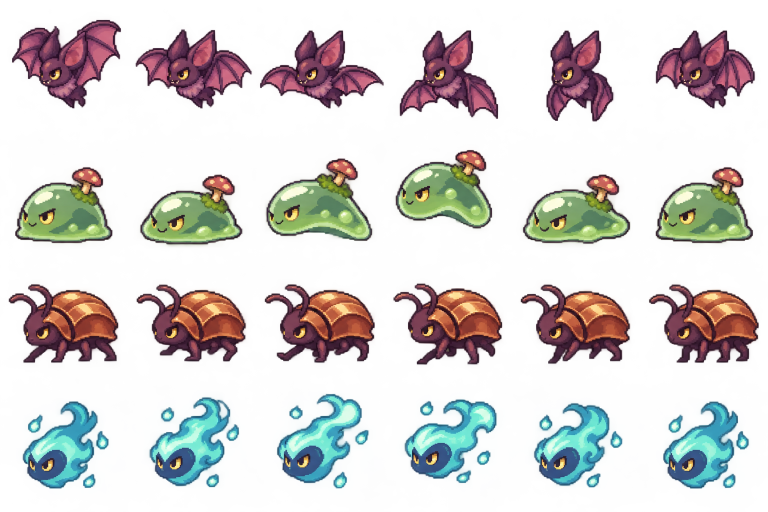
#> input picture assets/woodland-creatures.png, 1536 x 1024 px (shown at 1/2 size)
$ python register_creatures.py
#> lines starting #> are read from the running program, lines starting #| are printed output that depends on the picture; after the words box and inside, x2 and y2 are one past the last pixel; in counts of white or black regions, pixels touching at a corner belong together
"""Read-only registration of the 24-pose creature atlas. Never rewrites art."""
import hashlib,json
from pathlib import Path
import numpy as np
from PIL import Image
ROOT=Path(__file__).resolve().parents[1]
path=ROOT/'assets/woodland-creatures.png'
a=np.array(Image.open(path).convert('RGBA'));assert a.shape==(1024,1536,4)
#> further down, a is the input picture: shape (1024, 1536, 4); mean R, G, B, A 92.2, 87.6, 90.1, 74.2
scales=[.37,.29,.32,.34];names=['bat','slime','beetle','wisp'];frames=[]
for row in range(4):
 poses=[]
 for col in range(6):
  q=a[row*256:(row+1)*256,col*256:(col+1)*256].astype(float)
  mask=q[:,:,3]>=32;yy,xx=np.indices(mask.shape);ys,xs=np.where(mask)
  bounds=[int(xs.min()),int(ys.min()),int(xs.max()+1),int(ys.max()+1)]
  gold=(q[:,:,3]>180)&(q[:,:,0]>130)&(q[:,:,1]>95)&(q[:,:,0]>q[:,:,1]*1.04)&(q[:,:,1]>q[:,:,2]*1.25)&(q[:,:,2]<135)
  if row==0:gold&=(xx>95)&(xx<135)&(yy>130)&(yy<175)
  elif row==1:gold&=(xx>60)&(xx<140)&(yy>bounds[1]+(bounds[3]-bounds[1])*.43)
  elif row==2:gold&=(xx>70)&(xx<103)&(yy>140)&(yy<181)
  else:gold&=(xx>78)&(xx<130)&(yy>120)&(yy<190)
  assert gold.sum()>40,(row,col)
  eye=[round(float(xx[gold].mean()),4),round(float(yy[gold].mean()),4)]
  origin=[eye[0]+(8 if row==0 else (7 if row==3 else (9 if row==1 else 18)))/scales[row],eye[1]+6/scales[row] if row==0 else (eye[1]-3/scales[row] if row==3 else bounds[3])]
  runs=[]
  for y in range(256):
   line=np.flatnonzero(mask[y]);groups=np.split(line,np.where(np.diff(line)>1)[0]+1)
   for group in groups:
    if len(group):runs.append([y,int(group[0]),len(group)])
  poses.append({'rect':[col*256,row*256,256,256],'bounds':bounds,'runs':runs,'eye':eye,'origin':[round(x,4) for x in origin],'source_column':col,'registration':'near-eye-and-floor' if row in [1,2] else 'near-eye','frame_seconds':round(([.70,np.pi/2.8,.65,.85][row])/6,6)})
 frames.append(poses)
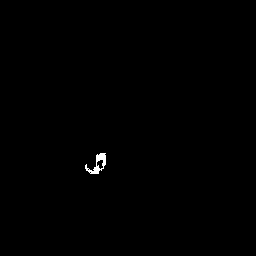
#> gold: shape (256, 256) bool; 0.27% white; 1 white region, box (x1, y1, x2, y2) and area: (85, 153, 106, 174) 178
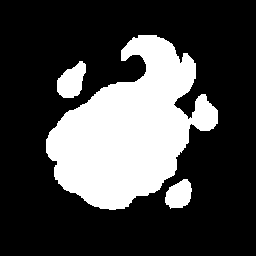
#> mask: shape (256, 256) bool; 27.4% white; 3 white regions, box (x1, y1, x2, y2) and area: (46, 35, 218, 210) 16653, (57, 61, 86, 98) 716, (165, 179, 192, 209) 581
#> after the loop, frames = 4 items
meta={'method':'Original generated PNG retained byte-for-byte. Read-only alpha spans (>=32) exclude near-transparent matte, with two transparent pixels of runtime padding. One scale per species. Eye landmark fixes horizontal registration; shared floor for ground creatures. Physics coordinates and hitboxes are unchanged.','source_generation':'exec-f2df8e40-1ef4-4618-84ef-672809d77628','species':names,'reference_style':'Existing Aion and adventure enemy pixel-art design; original heroes/crow/gnome assets are unchanged.','atlas':{'path':'assets/woodland-creatures.png','rows':4,'columns':6,'width':1536,'height':1024,'sha256':hashlib.sha256(path.read_bytes()).hexdigest(),'scale':scales,'anchor_x':[128]*4,'frames':frames}}
(ROOT/'assets/CREATURES-PROVENANCE.json').write_text(json.dumps(meta,separators=(',',':'))+'\n')
print('Registered',sum(len(r) for r in frames),'original poses;',path.stat().st_size,'source bytes')
#| Registered 24 original poses; 2042507 source bytes
